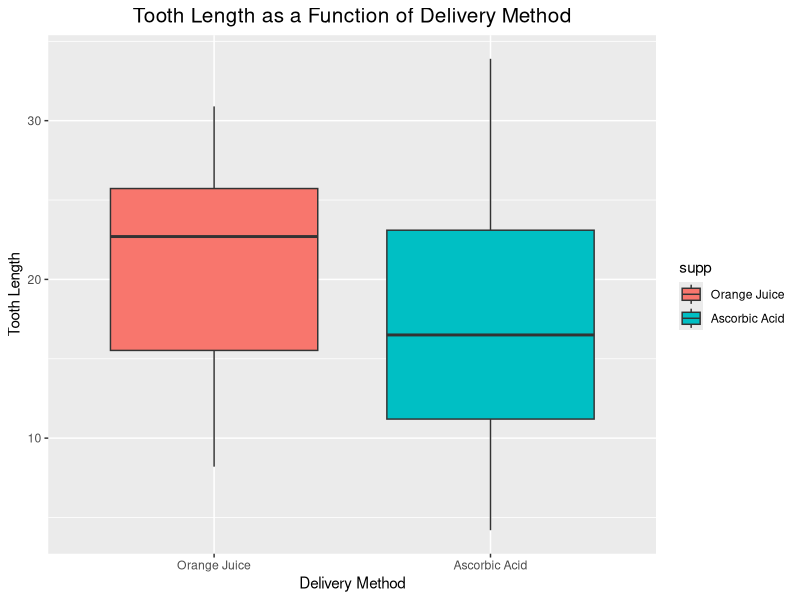
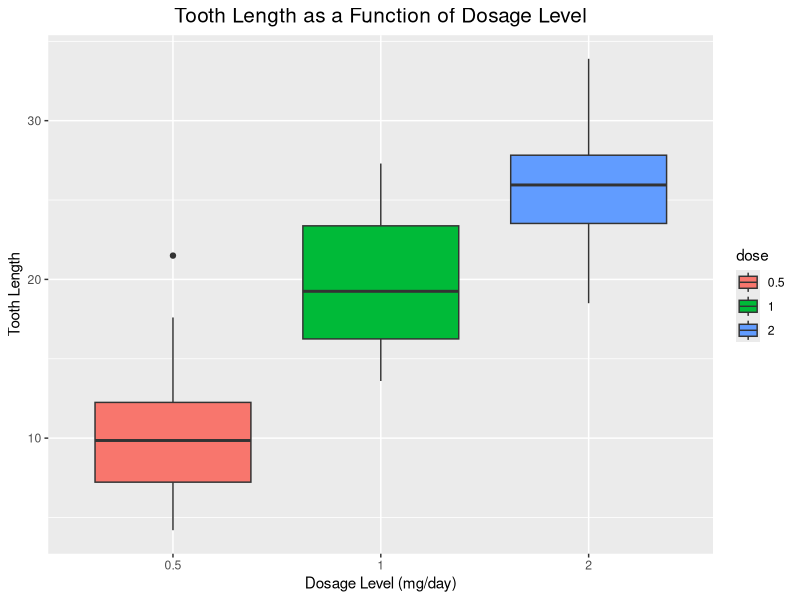
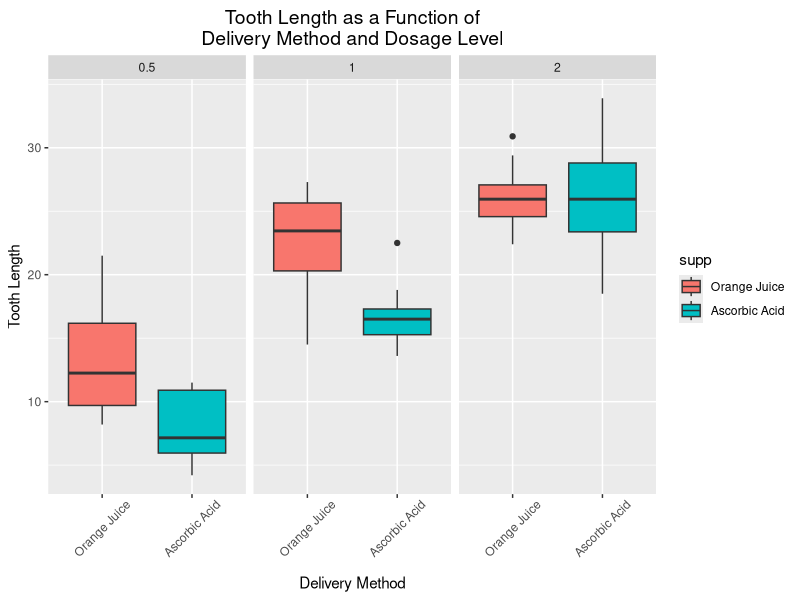

These charts were generated, in order, by the following R code:
## ---- chunk 1
library(ggplot2)
library(datasets)

knitr::opts_chunk$set(echo = TRUE, fig.path='figures/')


# disable scientific notation for numbers
options(scipen = 1)
## ---- chunk 2

# load the sample dataset containing ToothGrowth data
data ("ToothGrowth")

str(ToothGrowth)

summary(ToothGrowth)

## ---- chunk 3
head(ToothGrowth, 10)
## ---- chunk 4
# tabulate delivery method and dosage level values
table(ToothGrowth$supp, ToothGrowth$dose)
## ---- chunk 5
# summary of tooth length data grouped by delivery method and dosage level
by(data = ToothGrowth$len, INDICES = list(ToothGrowth$supp, ToothGrowth$dose), summary)
## ---- chunk 6

## ---- chunk 7


levels(ToothGrowth$supp) <- c("Orange Juice", "Ascorbic Acid")

ggplot(data = ToothGrowth, aes(x = supp, y = len)) + 
    geom_boxplot(aes(fill = supp)) +
    xlab("Delivery Method") +
    ylab("Tooth Length") +
    theme(plot.title = element_text(size = 15, hjust = 0.5)) +
    ggtitle("Tooth Length as a Function of Delivery Method") 


## ---- chunk 8

ggplot(data = ToothGrowth, aes(x = factor(dose), y = len)) + 
    geom_boxplot(aes(fill = factor(dose))) +
    xlab("Dosage Level (mg/day)") +
    ylab("Tooth Length") +
    guides(fill=guide_legend(title="dose")) +
    theme(plot.title = element_text(size = 15, hjust = 0.5)) +
    ggtitle("Tooth Length as a Function of Dosage Level")

## ---- chunk 9


levels(ToothGrowth$supp) <- c("Orange Juice", "Ascorbic Acid")

ggplot(data = ToothGrowth, aes(x = supp, y = len)) + 
    geom_boxplot(aes(fill = supp)) +
    facet_wrap(~ dose) +
    xlab("Delivery Method") +
    ylab("Tooth Length") +
    guides(fill=guide_legend(title="supp")) +
    theme(plot.title = element_text(size = 14, hjust = 0.5, vjust = 0.5),
          axis.text.x = element_text(angle = 45,
                                     hjust = 0.5,
                                     vjust = 0.5,
                                     margin = margin(b = 10))) +
    ggtitle("Tooth Length as a Function of\nDelivery Method and Dosage Level")

## ---- chunk 10

t.test(len ~ supp, data = ToothGrowth, conf.level = 0.95)

## ---- chunk 11

# Dose amounts 0.5 and 1.0
t.test(len~dose,data=subset(ToothGrowth, ToothGrowth$dose %in% c(1.0,0.5)))

## ---- chunk 12

# Dose amounts 0.5 and 2.0
t.test(len~dose,data=subset(ToothGrowth, ToothGrowth$dose %in% c(2.0,0.5)))
## ---- chunk 13

# Dose amounts 1.0 and 2.0
t.test(len~dose,data=subset(ToothGrowth, ToothGrowth$dose %in% c(2.0,1.0)))

